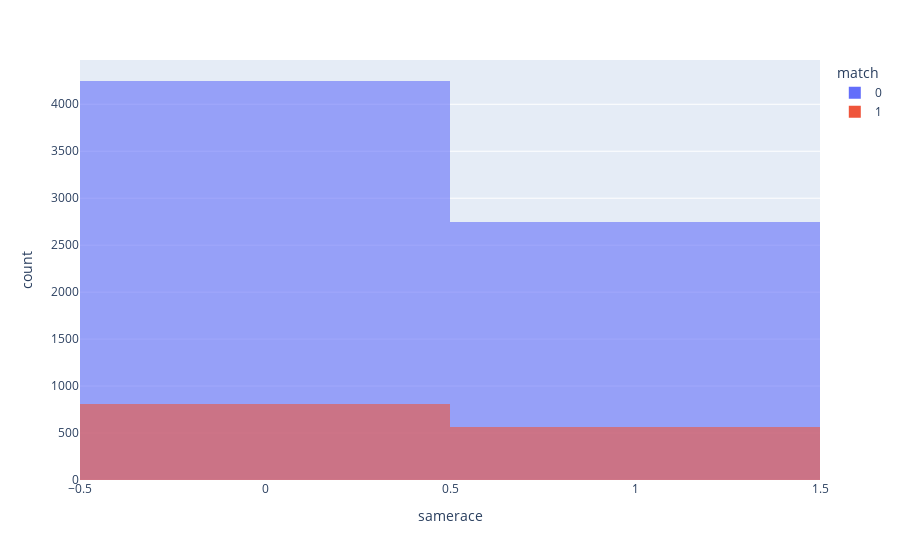

The cell this chart's notebook holds for it:
### Code cell
#interests correlation

fig = px.histogram(df, x = "samerace", color = "match", opacity=0.6, barmode='overlay')
fig.show()

#As a conclusion, there is more matches when the correlation is equivalent to 0

### Figure 1 — Plotly figure (JSON) as saved in the notebook; plotly's stock layout.template omitted (floating-point values rounded to 4 significant figures; data arrays with more than 128 entries replaced by an {"elided": "..."} marker saying what was removed)
{"data": [{"alignmentgroup": "True", "bingroup": "x", "hovertemplate": "match=0<br>samerace=%{x}<br>count=%{y}<extra></extra>", "legendgroup": "0", "marker": {"color": "#636efa", "opacity": 0.6, "pattern": {"shape": ""}}, "name": "0", "offsetgroup": "0", "orientation": "v", "showlegend": true, "type": "histogram", "x": {"elided": "6998 int values"}, "xaxis": "x", "yaxis": "y"}, {"alignmentgroup": "True", "bingroup": "x", "hovertemplate": "match=1<br>samerace=%{x}<br>count=%{y}<extra></extra>", "legendgroup": "1", "marker": {"color": "#EF553B", "opacity": 0.6, "pattern": {"shape": ""}}, "name": "1", "offsetgroup": "1", "orientation": "v", "showlegend": true, "type": "histogram", "x": {"elided": "1380 int values"}, "xaxis": "x", "yaxis": "y"}], "layout": {"barmode": "overlay", "legend": {"title": {"text": "match"}, "tracegroupgap": 0}, "margin": {"t": 60}, "xaxis": {"anchor": "y", "domain": [0, 1], "title": {"text": "samerace"}}, "yaxis": {"anchor": "x", "domain": [0, 1], "title": {"text": "count"}}}}
